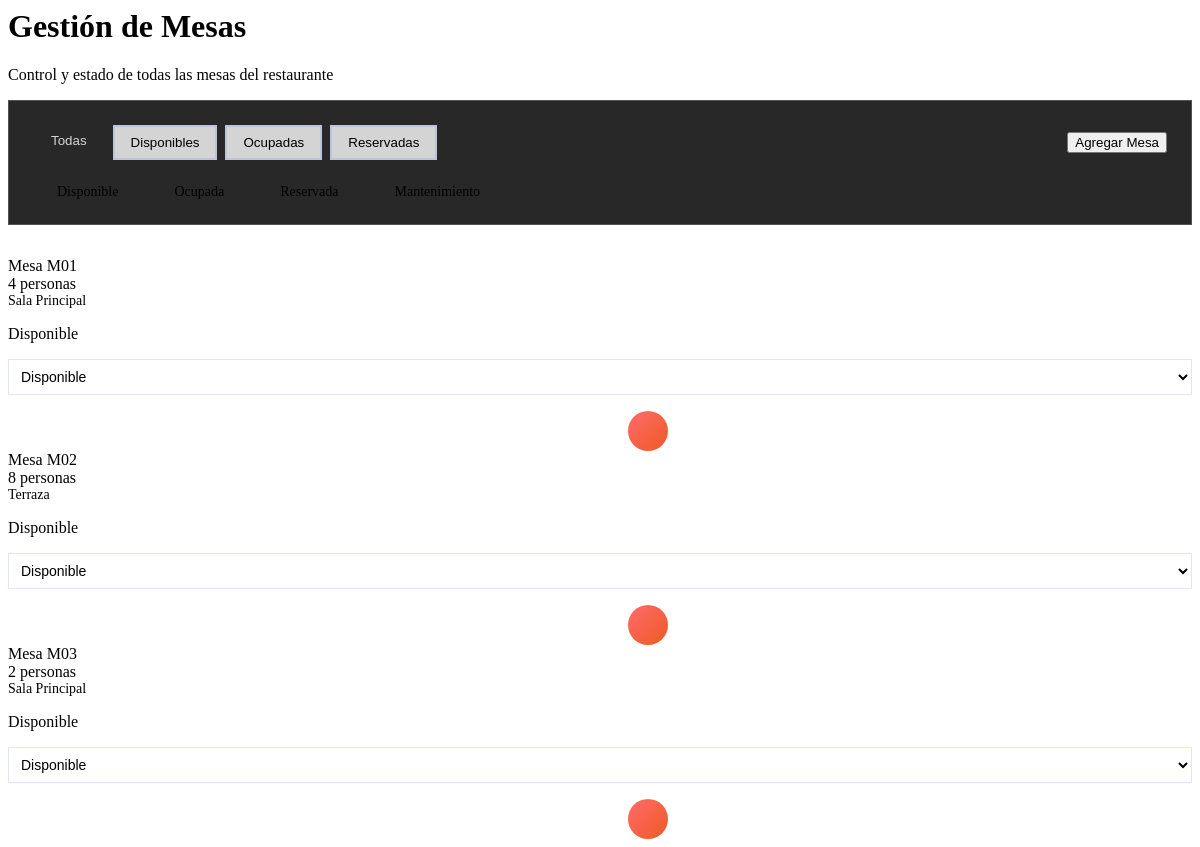
/modules/mesas.php, run on the app's committed database.
### tables this page shows
CREATE TABLE `mesas` (
  `id_mesa` int(11) NOT NULL,
  `numero_mesa` varchar(10) NOT NULL,
  `capacidad` int(11) NOT NULL,
  `ubicacion` varchar(100) DEFAULT NULL,
  `estado` enum('disponible','ocupada','reservada','mantenimiento') DEFAULT 'disponible'
);

### modules/mesas.php (the view, shortened to what this page needs)
<?php
$db = new Database();
$connection = $db->getConnection();
$mesas = [];
try {
    $query = "SELECT * FROM mesas ORDER BY numero_mesa";
    $stmt = $connection->prepare($query);
    $stmt->execute();
    $mesas = $stmt->fetchAll(PDO::FETCH_ASSOC);
} catch(PDOException $e) {
    echo "Error: " . $e->getMessage();
}
?>
<div class="page-header animate-fade-in">
    <h1 class="page-title">Gestión de Mesas</h1>
    <p class="page-subtitle">Control y estado de todas las mesas del restaurante</p>
</div>
<div class="mesas-controls">
    <div class="controls-header">
        <div class="filters">
            <button class="filter-btn active" data-filter="all">Todas</button>
            <button class="filter-btn" data-filter="disponible">Disponibles</button>
            <button class="filter-btn" data-filter="ocupada">Ocupadas</button>
            <button class="filter-btn" data-filter="reservada">Reservadas</button>
        </div>
        <button class="btn btn-primary" id="addMesaBtn">
            Agregar Mesa
        </button>
    </div>
    <div class="status-legends">
        <div class="legend-item">
            <div class="legend-color disponible"></div>
            <span>Disponible</span>
        </div>
        <div class="legend-item">
            <div class="legend-color ocupada"></div>
            <span>Ocupada</span>
        </div>
        <div class="legend-item">
            <div class="legend-color reservada"></div>
            <span>Reservada</span>
        </div>
        <div class="legend-item">
            <div class="legend-color mantenimiento"></div>
            <span>Mantenimiento</span>
        </div>
    </div>
</div>
<div class="mesas-grid stagger-animate">
    <?php foreach ($mesas as $mesa): ?>
        <div class="mesa-card <?php echo $mesa['estado']; ?>" data-estado="<?php echo $mesa['estado']; ?>">
            <div class="mesa-numero">Mesa <?php echo htmlspecialchars($mesa['numero_mesa']); ?></div>
            <div class="mesa-capacidad"><?php echo $mesa['capacidad']; ?> personas</div>
            <div class="mesa-ubicacion"><?php echo htmlspecialchars($mesa['ubicacion']); ?></div>
            <div class="mesa-estado"><?php echo ucfirst($mesa['estado']); ?></div>
            <div class="mesa-actions">
                <select class="estado-select" data-mesa-id="<?php echo $mesa['id_mesa']; ?>" onchange="cambiarEstadoMesa(this)">
                    <option value="disponible" <?php echo $mesa['estado'] == 'disponible' ? 'selected' : ''; ?>>Disponible</option>
                </select>
            </div>
            <div class="mesa-buttons">
                <button class="btn-action edit" onclick="editarMesa(<?php echo $mesa['id_mesa']; ?>)">
                </button>
                <button class="btn-action info" onclick="verDetallesMesa(<?php echo $mesa['id_mesa']; ?>)">
                </button>
                <button class="btn-action delete" onclick="eliminarMesa(<?php echo $mesa['id_mesa']; ?>)">
                </button>
            </div>
        </div>
    <?php endforeach; ?>
</div>

### modules/mesas.php (style rules this page uses)
.mesas-controls { background: rgba(17, 17, 17, 0.9); backdrop-filter: blur(10px); border-radius: var(--border-radius); padding: 1.5rem; margin-bottom: 2rem; box-shadow: var(--shadow-soft); border: 1px solid rgba(255, 255, 255, 0.2); }
.controls-header { display: flex; justify-content: space-between; align-items: center; margin-bottom: 1.5rem; flex-wrap: wrap; gap: 1rem; }
.filters { display: flex; gap: 0.5rem; flex-wrap: wrap; }
.filter-btn { padding: 0.5rem 1rem; border: 2px solid rgba(102, 126, 234, 0.2); background: rgba(255, 255, 255, 0.8); border-radius: var(--border-radius-sm); cursor: pointer; transition: var(--transition); font-weight: 500; }
.filter-btn.active, .filter-btn:hover { background: var(--primary-gradient); color: #d4d4d4; border-color: transparent; transform: translateY(-2px); }
.status-legends { display: flex; gap: 2rem; flex-wrap: wrap; }
.legend-item { display: flex; align-items: center; gap: 0.5rem; font-size: 0.875rem; }
.legend-color { width: 16px; height: 16px; border-radius: 4px; }
.legend-color.disponible { background: var(--success-gradient); }
.legend-color.ocupada { background: var(--warning-gradient); }
.legend-color.reservada { background: var(--accent-gradient); }
.legend-color.mantenimiento { background: var(--text-light); }
.mesa-ubicacion { color: var(--text-light); font-size: 0.875rem; margin-bottom: 1rem; }
.mesa-actions { display: flex; gap: 0.5rem; margin-top: 1rem; }
.estado-select { flex: 1; padding: 0.5rem; border: 1px solid rgba(102, 126, 234, 0.2); border-radius: var(--border-radius-sm); background: rgba(255, 255, 255, 0.8); font-size: 0.875rem; cursor: pointer; transition: var(--transition); }
.mesa-buttons { display: flex; gap: 0.5rem; justify-content: center; margin-top: 1rem; }
.btn-action { width: 40px; height: 40px; border: none; border-radius: 50%; cursor: pointer; display: flex; align-items: center; justify-content: center; color: #d4d4d4; font-size: 0.9rem; transition: var(--transition); box-shadow: var(--shadow-soft); }
.btn-action.edit { background: var(--primary-gradient); }
.btn-action.info { background: var(--accent-gradient); }
.btn-action.delete { background: linear-gradient(135deg, #ff6b6b 0%, #ee5a24 100%); }

### data on the page
mesas: numero_mesa "M01", capacidad "4", ubicacion "Sala Principal", estado "Disponible", estado+id_mesa "Disponible"
mesas: numero_mesa "M02", capacidad "8", ubicacion "Terraza", estado "Disponible", estado+id_mesa "Disponible"
mesas: numero_mesa "M03", capacidad "2", ubicacion "Sala Principal", estado "Disponible", estado+id_mesa "Disponible"
